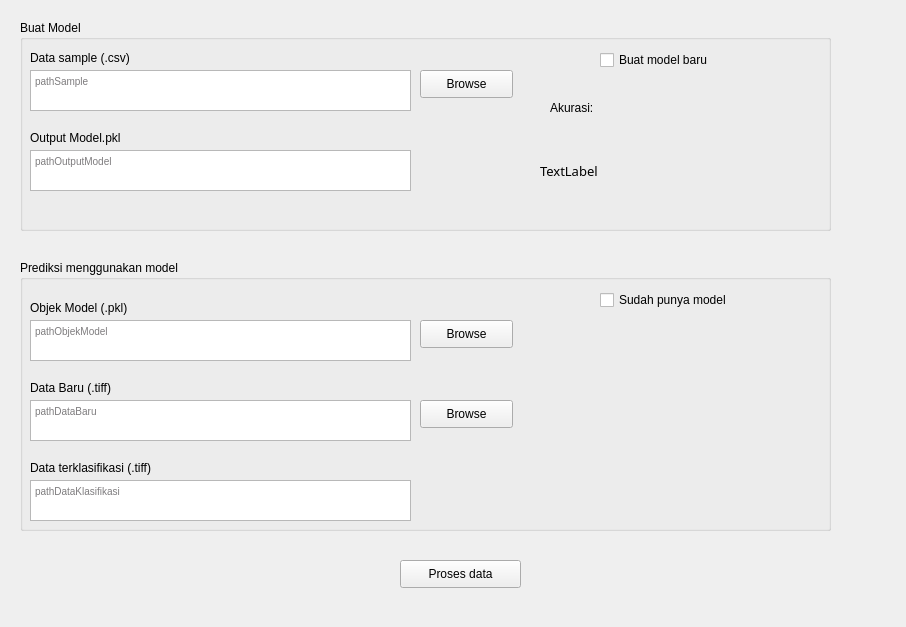
<?xml version="1.0" encoding="UTF-8"?>
<ui version="4.0">
 <class>Form</class>
 <widget class="QWidget" name="Form">
  <property name="geometry">
   <rect>
    <x>0</x>
    <y>0</y>
    <width>906</width>
    <height>627</height>
   </rect>
  </property>
  <property name="font">
   <font>
    <pointsize>9</pointsize>
   </font>
  </property>
  <property name="windowTitle">
   <string>Otomatisasi Klasifikasi Tutupan Lahan</string>
  </property>
  <widget class="QGroupBox" name="groupBox">
   <property name="geometry">
    <rect>
     <x>20</x>
     <y>20</y>
     <width>811</width>
     <height>211</height>
    </rect>
   </property>
   <property name="title">
    <string>Buat Model</string>
   </property>
   <widget class="QPushButton" name="pushButton_dataSample">
    <property name="geometry">
     <rect>
      <x>400</x>
      <y>50</y>
      <width>93</width>
      <height>28</height>
     </rect>
    </property>
    <property name="text">
     <string>Browse</string>
    </property>
   </widget>
   <widget class="QLabel" name="label_outputModel">
    <property name="geometry">
     <rect>
      <x>10</x>
      <y>110</y>
      <width>181</width>
      <height>16</height>
     </rect>
    </property>
    <property name="text">
     <string>Output Model.pkl</string>
    </property>
   </widget>
   <widget class="QLabel" name="label_dataSample">
    <property name="geometry">
     <rect>
      <x>10</x>
      <y>30</y>
      <width>251</width>
      <height>16</height>
     </rect>
    </property>
    <property name="text">
     <string>Data sample (.csv)</string>
    </property>
   </widget>
   <widget class="QTextEdit" name="textEdit_dataSample">
    <property name="geometry">
     <rect>
      <x>10</x>
      <y>50</y>
      <width>381</width>
      <height>41</height>
     </rect>
    </property>
    <property name="html">
     <string>&lt;!DOCTYPE HTML PUBLIC &quot;-//W3C//DTD HTML 4.0//EN&quot; &quot;http://www.w3.org/TR/REC-html40/strict.dtd&quot;&gt;
&lt;html&gt;&lt;head&gt;&lt;meta name=&quot;qrichtext&quot; content=&quot;1&quot; /&gt;&lt;style type=&quot;text/css&quot;&gt;
p, li { white-space: pre-wrap; }
&lt;/style&gt;&lt;/head&gt;&lt;body style=&quot; font-family:'MS Shell Dlg 2'; font-size:9pt; font-weight:400; font-style:normal;&quot;&gt;
&lt;p style=&quot; margin-top:0px; margin-bottom:0px; margin-left:0px; margin-right:0px; -qt-block-indent:0; text-indent:0px;&quot;&gt;&lt;span style=&quot; font-size:7.8pt; color:#7d7b7d;&quot;&gt;pathSample&lt;/span&gt;&lt;/p&gt;&lt;/body&gt;&lt;/html&gt;</string>
    </property>
   </widget>
   <widget class="QTextEdit" name="textEdit_outputModel">
    <property name="geometry">
     <rect>
      <x>10</x>
      <y>130</y>
      <width>381</width>
      <height>41</height>
     </rect>
    </property>
    <property name="html">
     <string>&lt;!DOCTYPE HTML PUBLIC &quot;-//W3C//DTD HTML 4.0//EN&quot; &quot;http://www.w3.org/TR/REC-html40/strict.dtd&quot;&gt;
&lt;html&gt;&lt;head&gt;&lt;meta name=&quot;qrichtext&quot; content=&quot;1&quot; /&gt;&lt;style type=&quot;text/css&quot;&gt;
p, li { white-space: pre-wrap; }
&lt;/style&gt;&lt;/head&gt;&lt;body style=&quot; font-family:'MS Shell Dlg 2'; font-size:9pt; font-weight:400; font-style:normal;&quot;&gt;
&lt;p style=&quot; margin-top:0px; margin-bottom:0px; margin-left:0px; margin-right:0px; -qt-block-indent:0; text-indent:0px;&quot;&gt;&lt;span style=&quot; font-size:7.8pt; color:#7d7b7d;&quot;&gt;pathOutputModel&lt;/span&gt;&lt;/p&gt;&lt;/body&gt;&lt;/html&gt;</string>
    </property>
   </widget>
   <widget class="QCheckBox" name="checkBox_buatModel">
    <property name="geometry">
     <rect>
      <x>580</x>
      <y>30</y>
      <width>161</width>
      <height>20</height>
     </rect>
    </property>
    <property name="text">
     <string>Buat model baru</string>
    </property>
   </widget>
   <widget class="QLabel" name="label">
    <property name="geometry">
     <rect>
      <x>530</x>
      <y>80</y>
      <width>55</width>
      <height>16</height>
     </rect>
    </property>
    <property name="text">
     <string>Akurasi:</string>
    </property>
   </widget>
   <widget class="QLabel" name="label_akurasi">
    <property name="geometry">
     <rect>
      <x>520</x>
      <y>110</y>
      <width>261</width>
      <height>81</height>
     </rect>
    </property>
    <property name="font">
     <font>
      <family>Arial Rounded MT Bold</family>
      <pointsize>10</pointsize>
     </font>
    </property>
    <property name="text">
     <string>TextLabel</string>
    </property>
   </widget>
  </widget>
  <widget class="QGroupBox" name="groupBox_2">
   <property name="geometry">
    <rect>
     <x>20</x>
     <y>260</y>
     <width>811</width>
     <height>271</height>
    </rect>
   </property>
   <property name="font">
    <font>
     <pointsize>9</pointsize>
    </font>
   </property>
   <property name="title">
    <string>Prediksi menggunakan model</string>
   </property>
   <widget class="QTextEdit" name="textEdit_dataBaru">
    <property name="geometry">
     <rect>
      <x>10</x>
      <y>140</y>
      <width>381</width>
      <height>41</height>
     </rect>
    </property>
    <property name="html">
     <string>&lt;!DOCTYPE HTML PUBLIC &quot;-//W3C//DTD HTML 4.0//EN&quot; &quot;http://www.w3.org/TR/REC-html40/strict.dtd&quot;&gt;
&lt;html&gt;&lt;head&gt;&lt;meta name=&quot;qrichtext&quot; content=&quot;1&quot; /&gt;&lt;style type=&quot;text/css&quot;&gt;
p, li { white-space: pre-wrap; }
&lt;/style&gt;&lt;/head&gt;&lt;body style=&quot; font-family:'MS Shell Dlg 2'; font-size:9pt; font-weight:400; font-style:normal;&quot;&gt;
&lt;p style=&quot; margin-top:0px; margin-bottom:0px; margin-left:0px; margin-right:0px; -qt-block-indent:0; text-indent:0px;&quot;&gt;&lt;span style=&quot; font-size:7.8pt; color:#7d7b7d;&quot;&gt;pathDataBaru&lt;/span&gt;&lt;/p&gt;&lt;/body&gt;&lt;/html&gt;</string>
    </property>
   </widget>
   <widget class="QLabel" name="label_dataBaru">
    <property name="geometry">
     <rect>
      <x>10</x>
      <y>120</y>
      <width>141</width>
      <height>16</height>
     </rect>
    </property>
    <property name="text">
     <string>Data Baru (.tiff)</string>
    </property>
   </widget>
   <widget class="QLabel" name="label_dataKlasifikasi">
    <property name="geometry">
     <rect>
      <x>10</x>
      <y>200</y>
      <width>141</width>
      <height>16</height>
     </rect>
    </property>
    <property name="text">
     <string>Data terklasifikasi (.tiff)</string>
    </property>
   </widget>
   <widget class="QTextEdit" name="textEdit_dataKlasifikasi">
    <property name="geometry">
     <rect>
      <x>10</x>
      <y>220</y>
      <width>381</width>
      <height>41</height>
     </rect>
    </property>
    <property name="html">
     <string>&lt;!DOCTYPE HTML PUBLIC &quot;-//W3C//DTD HTML 4.0//EN&quot; &quot;http://www.w3.org/TR/REC-html40/strict.dtd&quot;&gt;
&lt;html&gt;&lt;head&gt;&lt;meta name=&quot;qrichtext&quot; content=&quot;1&quot; /&gt;&lt;style type=&quot;text/css&quot;&gt;
p, li { white-space: pre-wrap; }
&lt;/style&gt;&lt;/head&gt;&lt;body style=&quot; font-family:'MS Shell Dlg 2'; font-size:9pt; font-weight:400; font-style:normal;&quot;&gt;
&lt;p style=&quot; margin-top:0px; margin-bottom:0px; margin-left:0px; margin-right:0px; -qt-block-indent:0; text-indent:0px;&quot;&gt;&lt;span style=&quot; font-size:7.8pt; color:#7d7b7d;&quot;&gt;pathDataKlasifikasi&lt;/span&gt;&lt;/p&gt;&lt;/body&gt;&lt;/html&gt;</string>
    </property>
   </widget>
   <widget class="QPushButton" name="pushButton_objekModel">
    <property name="geometry">
     <rect>
      <x>400</x>
      <y>60</y>
      <width>93</width>
      <height>28</height>
     </rect>
    </property>
    <property name="text">
     <string>Browse</string>
    </property>
   </widget>
   <widget class="QTextEdit" name="textEdit_objekModel">
    <property name="geometry">
     <rect>
      <x>10</x>
      <y>60</y>
      <width>381</width>
      <height>41</height>
     </rect>
    </property>
    <property name="html">
     <string>&lt;!DOCTYPE HTML PUBLIC &quot;-//W3C//DTD HTML 4.0//EN&quot; &quot;http://www.w3.org/TR/REC-html40/strict.dtd&quot;&gt;
&lt;html&gt;&lt;head&gt;&lt;meta name=&quot;qrichtext&quot; content=&quot;1&quot; /&gt;&lt;style type=&quot;text/css&quot;&gt;
p, li { white-space: pre-wrap; }
&lt;/style&gt;&lt;/head&gt;&lt;body style=&quot; font-family:'MS Shell Dlg 2'; font-size:9pt; font-weight:400; font-style:normal;&quot;&gt;
&lt;p style=&quot; margin-top:0px; margin-bottom:0px; margin-left:0px; margin-right:0px; -qt-block-indent:0; text-indent:0px;&quot;&gt;&lt;span style=&quot; font-size:7.8pt; color:#7d7b7d;&quot;&gt;pathObjekModel&lt;/span&gt;&lt;/p&gt;&lt;/body&gt;&lt;/html&gt;</string>
    </property>
   </widget>
   <widget class="QLabel" name="label_objekModel">
    <property name="geometry">
     <rect>
      <x>10</x>
      <y>40</y>
      <width>141</width>
      <height>16</height>
     </rect>
    </property>
    <property name="text">
     <string>Objek Model (.pkl)</string>
    </property>
   </widget>
   <widget class="QPushButton" name="pushButton_dataBaru">
    <property name="geometry">
     <rect>
      <x>400</x>
      <y>140</y>
      <width>93</width>
      <height>28</height>
     </rect>
    </property>
    <property name="text">
     <string>Browse</string>
    </property>
   </widget>
   <widget class="QCheckBox" name="checkBox_prediksiBaru">
    <property name="geometry">
     <rect>
      <x>580</x>
      <y>30</y>
      <width>201</width>
      <height>20</height>
     </rect>
    </property>
    <property name="text">
     <string>Sudah punya model</string>
    </property>
   </widget>
  </widget>
  <widget class="QPushButton" name="pushButton">
   <property name="geometry">
    <rect>
     <x>400</x>
     <y>560</y>
     <width>121</width>
     <height>28</height>
    </rect>
   </property>
   <property name="text">
    <string>Proses data</string>
   </property>
  </widget>
 </widget>
 <resources/>
 <connections/>
</ui>
